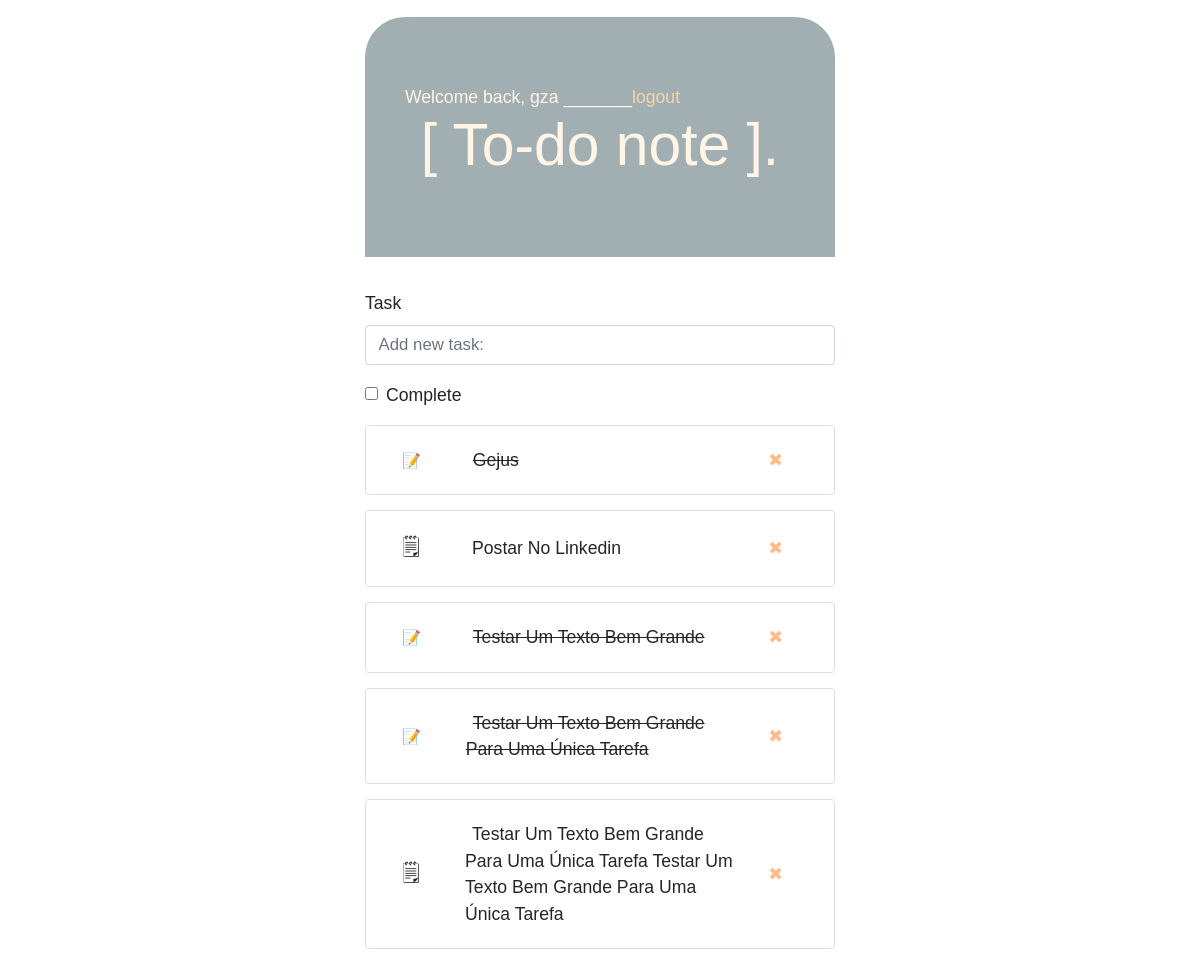
/home (signed in), run on an earlier commit of the app's database.
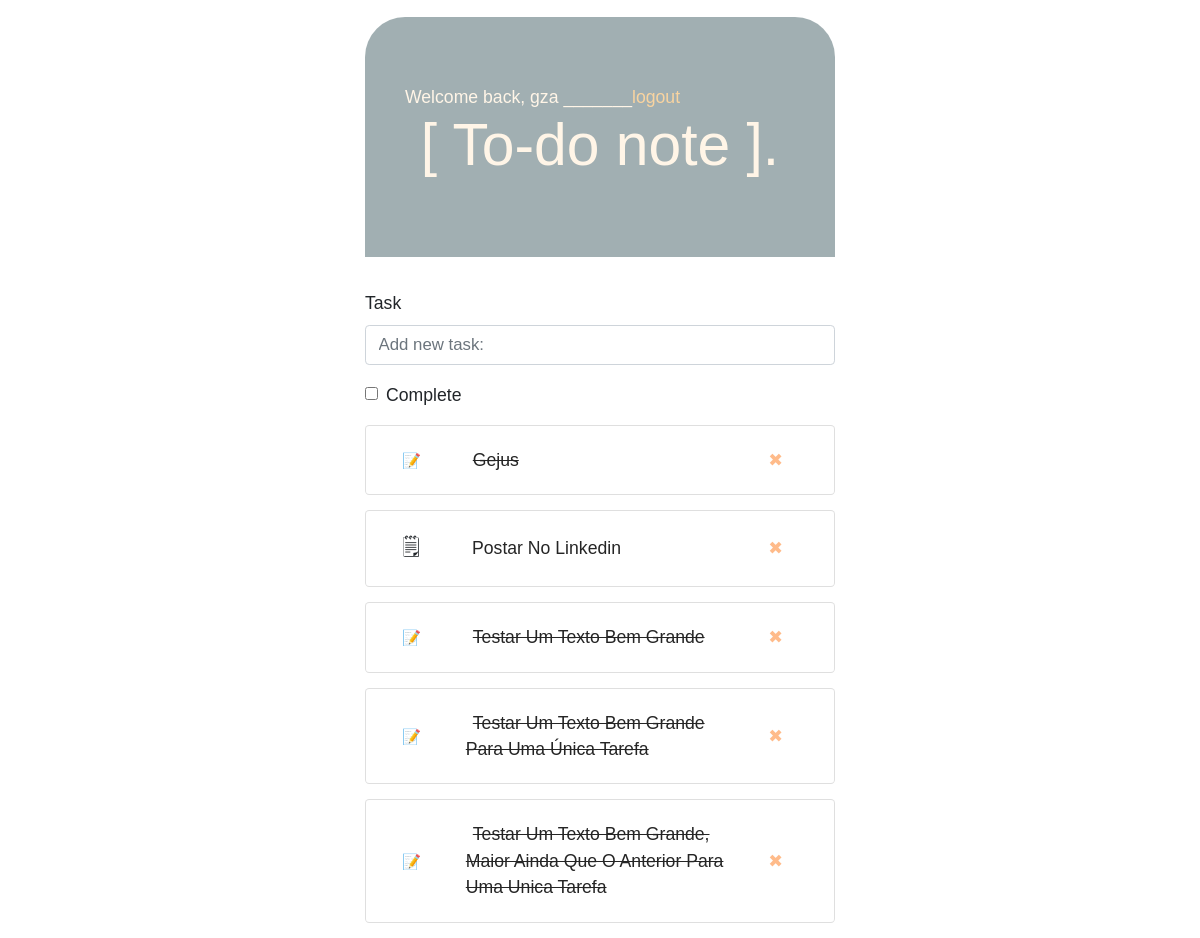
And on a later commit of the database.
### core/models.py (models this page shows)
class Task(models.Model):
    task = models.CharField(max_length=100)
    complete = models.BooleanField(default=False)
    date_added = models.DateField(auto_now_add=True)
    owner = models.ForeignKey(User, on_delete=models.CASCADE)
    def __str__(self) -> str:
        return self.task
    class Meta:
        ordering = ['complete']

### core/views.py (the view, shortened to what this page needs)
# urls.py: path('', views.HomeView.as_view(), name='home'),
class HomeView(LoginRequiredMixin, View):
    template_name = 'core/home.html'
    def setup(self, request, *args, **kwargs):
        super().setup(request, *args, **kwargs)
        tasks = Task.objects.filter(owner=self.request.user).order_by('date_added')
        self.context = {
            'tasks': tasks,
            'form': TaskForm(request.POST or None),
        }
    def get(self, request, *args, **kwargs):
        return render(request, self.template_name, self.context)

### core/forms.py
class TaskForm(forms.ModelForm):
    task = forms.CharField(
            widget=forms.TextInput(
                attrs={
                    'placeholder':'Add new task:'
                    }))
    class Meta:
        model = Task
        fields = ['task', 'complete']

### core/templates/core/home.html (shortened to what this page needs)
{% extends 'core/base.html' %}
{% load bootstrap4 %}
{% load static %}
{% block content %}
        <header class="jumbotron jumbotron-fluid">
            <ul class="nav">
                <li class="nav-item"><span class="user">Welcome back, {{ user.username }} _______ </span></li>
                <li class="nav-item"><a class ="logout" href="{% url 'logout' %}">logout</a></li>
            </ul>
                <h1 class="display-4">[ To-do note ].</h1>
        </header>
                <form action="{% url 'home' %}" method="post" class="form">
                    {% bootstrap_form form %}
                </form>
                {% for task in tasks %}
                <div id="task-body" class="card">
                    <div class="card-body">
                        {% if not task.complete %}
                            <table class="container text-left">
                                    <tr>
                                        <td class="col-1"><span id="to-do" >&#128466;</span></td>
                                        <td class="col-6"><a id="task-name" class="card-link" href="{% url 'edit' task.id %}">{{ task|title }}</a></td>
                                        <td class="col-1"><a id="delete" class="card-link" href="{% url 'delete' task.id %}">&#10006;</a></td>
                                    </tr>
                            </table>
                        {% else %}
                            <table class="container text-left">
                                <tr>
                                    <td class="col-1"><span id="done" >&#128221;</span></td>
                                    <td class="col-6"><a style="text-decoration:line-through" id="task-name" class="card-link" href="{% url 'edit' task.id %}">{{ task|title }}</a></td>
                                    <td class="col-1"><a id="delete" class="card-link" href="{% url 'delete' task.id %}">&#10006;</a></td>
                            </table>
                        {% endif %}
                    </div>
                </div>
                {% endfor %}
{% endblock content %}

What changed in the data, as far as the page shows it:
changed Task: task "Testar Um Texto Bem Grande Para Uma Única Tarefa Testar Um Texto Bem Grande Para Uma Única Tarefa" → "Testar Um Texto Bem Grande, Maior Ainda Que O Anterior Para Uma Unica Tarefa"; complete "🗒" → "📝"
